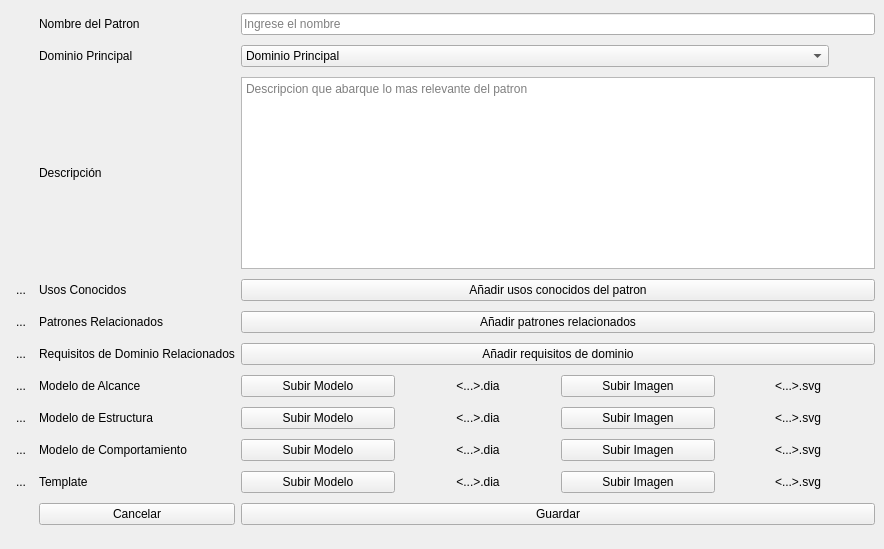
<?xml version="1.0" encoding="UTF-8"?>
<ui version="4.0">
 <class>Catalogaciondelpatron</class>
 <widget class="QMainWindow" name="Catalogaciondelpatron">
  <property name="geometry">
   <rect>
    <x>0</x>
    <y>0</y>
    <width>884</width>
    <height>549</height>
   </rect>
  </property>
  <property name="windowTitle">
   <string>MainWindow</string>
  </property>
  <widget class="QWidget" name="Catalogaciondelpatron_2">
   <layout class="QGridLayout" name="gridLayout">
    <item row="6" column="2">
     <widget class="QPushButton" name="pb_usosConocidos">
      <property name="text">
       <string>Añadir usos conocidos del patron</string>
      </property>
     </widget>
    </item>
    <item row="12" column="0">
     <widget class="QToolButton" name="tb_infoTemplate">
      <property name="text">
       <string>...</string>
      </property>
      <property name="icon">
       <iconset theme="system-help">
        <normaloff>../../../.designer/backup</normaloff>../../../.designer/backup</iconset>
      </property>
      <property name="popupMode">
       <enum>QToolButton::DelayedPopup</enum>
      </property>
      <property name="toolButtonStyle">
       <enum>Qt::ToolButtonIconOnly</enum>
      </property>
      <property name="autoRaise">
       <bool>true</bool>
      </property>
      <property name="arrowType">
       <enum>Qt::NoArrow</enum>
      </property>
     </widget>
    </item>
    <item row="9" column="1">
     <widget class="QLabel" name="lb_modeloAlcance">
      <property name="text">
       <string>Modelo de Alcance</string>
      </property>
     </widget>
    </item>
    <item row="11" column="1">
     <widget class="QLabel" name="lb_modeloComportamiento">
      <property name="text">
       <string>Modelo de Comportamiento</string>
      </property>
     </widget>
    </item>
    <item row="2" column="1">
     <widget class="QLabel" name="lb_dominio">
      <property name="text">
       <string>Dominio Principal</string>
      </property>
     </widget>
    </item>
    <item row="4" column="2">
     <widget class="QTextEdit" name="te_descripcion">
      <property name="sizePolicy">
       <sizepolicy hsizetype="Expanding" vsizetype="Fixed">
        <horstretch>0</horstretch>
        <verstretch>0</verstretch>
       </sizepolicy>
      </property>
      <property name="html">
       <string>&lt;!DOCTYPE HTML PUBLIC &quot;-//W3C//DTD HTML 4.0//EN&quot; &quot;http://www.w3.org/TR/REC-html40/strict.dtd&quot;&gt;
&lt;html&gt;&lt;head&gt;&lt;meta name=&quot;qrichtext&quot; content=&quot;1&quot; /&gt;&lt;style type=&quot;text/css&quot;&gt;
p, li { white-space: pre-wrap; }
&lt;/style&gt;&lt;/head&gt;&lt;body style=&quot; font-family:'Ubuntu'; font-size:11pt; font-weight:400; font-style:normal;&quot;&gt;
&lt;p style=&quot;-qt-paragraph-type:empty; margin-top:0px; margin-bottom:0px; margin-left:0px; margin-right:0px; -qt-block-indent:0; text-indent:0px;&quot;&gt;&lt;br /&gt;&lt;/p&gt;&lt;/body&gt;&lt;/html&gt;</string>
      </property>
      <property name="placeholderText">
       <string>Descripcion que abarque lo mas relevante del patron</string>
      </property>
     </widget>
    </item>
    <item row="7" column="1">
     <widget class="QLabel" name="lb_patronesRelacionados">
      <property name="text">
       <string>Patrones Relacionados</string>
      </property>
     </widget>
    </item>
    <item row="2" column="2">
     <layout class="QHBoxLayout" name="horizontalLayout">
      <item>
       <widget class="QComboBox" name="cb_Dominios">
        <item>
         <property name="text">
          <string>Dominio Principal</string>
         </property>
        </item>
        <item>
         <property name="text">
          <string>Dominio 1</string>
         </property>
        </item>
        <item>
         <property name="text">
          <string>Dominio 2</string>
         </property>
        </item>
       </widget>
      </item>
      <item>
       <widget class="QPushButton" name="pb_nuevoDominio">
        <property name="sizePolicy">
         <sizepolicy hsizetype="Fixed" vsizetype="Maximum">
          <horstretch>0</horstretch>
          <verstretch>0</verstretch>
         </sizepolicy>
        </property>
        <property name="text">
         <string/>
        </property>
        <property name="icon">
         <iconset theme="list-add">
          <normaloff>.</normaloff>.</iconset>
        </property>
        <property name="autoDefault">
         <bool>false</bool>
        </property>
        <property name="default">
         <bool>false</bool>
        </property>
        <property name="flat">
         <bool>true</bool>
        </property>
       </widget>
      </item>
     </layout>
    </item>
    <item row="7" column="2">
     <widget class="QPushButton" name="pb_patronesRealcionados">
      <property name="text">
       <string>Añadir patrones relacionados</string>
      </property>
     </widget>
    </item>
    <item row="0" column="2">
     <widget class="QLineEdit" name="le_nombre">
      <property name="placeholderText">
       <string>Ingrese el nombre</string>
      </property>
     </widget>
    </item>
    <item row="6" column="1">
     <widget class="QLabel" name="lb_usosConocidos">
      <property name="text">
       <string>Usos Conocidos</string>
      </property>
     </widget>
    </item>
    <item row="8" column="1">
     <widget class="QLabel" name="lb_requisitosDominioRelacionados">
      <property name="text">
       <string>Requisitos de Dominio Relacionados</string>
      </property>
     </widget>
    </item>
    <item row="9" column="2">
     <layout class="QHBoxLayout" name="horizontalLayout_2">
      <item>
       <widget class="QPushButton" name="pb_modeloAlcanceDia">
        <property name="text">
         <string>Subir Modelo</string>
        </property>
        <property name="icon">
         <iconset theme="document-new">
          <normaloff>.</normaloff>.</iconset>
        </property>
        <property name="checkable">
         <bool>false</bool>
        </property>
        <property name="checked">
         <bool>false</bool>
        </property>
        <property name="autoRepeat">
         <bool>false</bool>
        </property>
        <property name="autoExclusive">
         <bool>false</bool>
        </property>
        <property name="autoDefault">
         <bool>false</bool>
        </property>
        <property name="default">
         <bool>false</bool>
        </property>
        <property name="flat">
         <bool>false</bool>
        </property>
       </widget>
      </item>
      <item>
       <widget class="QLabel" name="lb_modeloAlcanceDia">
        <property name="text">
         <string>&lt;...&gt;.dia</string>
        </property>
        <property name="alignment">
         <set>Qt::AlignCenter</set>
        </property>
       </widget>
      </item>
      <item>
       <widget class="QPushButton" name="pb_modeloAlcanceSVG">
        <property name="text">
         <string>Subir Imagen</string>
        </property>
        <property name="icon">
         <iconset theme="document-new">
          <normaloff>.</normaloff>.</iconset>
        </property>
       </widget>
      </item>
      <item>
       <widget class="QLabel" name="lb_modeloAlcanceSVG">
        <property name="text">
         <string>&lt;...&gt;.svg</string>
        </property>
        <property name="alignment">
         <set>Qt::AlignCenter</set>
        </property>
       </widget>
      </item>
     </layout>
    </item>
    <item row="11" column="0">
     <widget class="QToolButton" name="tb_infoModeloComportamiento">
      <property name="text">
       <string>...</string>
      </property>
      <property name="icon">
       <iconset theme="system-help">
        <normaloff>../../../.designer/backup</normaloff>../../../.designer/backup</iconset>
      </property>
      <property name="popupMode">
       <enum>QToolButton::DelayedPopup</enum>
      </property>
      <property name="toolButtonStyle">
       <enum>Qt::ToolButtonIconOnly</enum>
      </property>
      <property name="autoRaise">
       <bool>true</bool>
      </property>
      <property name="arrowType">
       <enum>Qt::NoArrow</enum>
      </property>
     </widget>
    </item>
    <item row="9" column="0">
     <widget class="QToolButton" name="tb_infoModeloAlcance">
      <property name="text">
       <string>...</string>
      </property>
      <property name="icon">
       <iconset theme="system-help">
        <normaloff>../../../.designer/backup</normaloff>../../../.designer/backup</iconset>
      </property>
      <property name="popupMode">
       <enum>QToolButton::DelayedPopup</enum>
      </property>
      <property name="toolButtonStyle">
       <enum>Qt::ToolButtonIconOnly</enum>
      </property>
      <property name="autoRaise">
       <bool>true</bool>
      </property>
      <property name="arrowType">
       <enum>Qt::NoArrow</enum>
      </property>
     </widget>
    </item>
    <item row="13" column="1">
     <widget class="QPushButton" name="pb_cancelar">
      <property name="text">
       <string>Cancelar</string>
      </property>
      <property name="icon">
       <iconset theme="list-remove">
        <normaloff>.</normaloff>.</iconset>
      </property>
      <property name="flat">
       <bool>false</bool>
      </property>
     </widget>
    </item>
    <item row="8" column="2">
     <widget class="QPushButton" name="pb_requisitosDominiosRelacionados">
      <property name="text">
       <string>Añadir requisitos de dominio</string>
      </property>
     </widget>
    </item>
    <item row="10" column="2">
     <layout class="QHBoxLayout" name="horizontalLayout_4">
      <item>
       <widget class="QPushButton" name="pb_modeloEtructuraDia">
        <property name="text">
         <string>Subir Modelo</string>
        </property>
        <property name="icon">
         <iconset theme="document-new">
          <normaloff>.</normaloff>.</iconset>
        </property>
       </widget>
      </item>
      <item>
       <widget class="QLabel" name="lb_modeloEstructuraDIA">
        <property name="text">
         <string>&lt;...&gt;.dia</string>
        </property>
        <property name="alignment">
         <set>Qt::AlignCenter</set>
        </property>
       </widget>
      </item>
      <item>
       <widget class="QPushButton" name="pb_modeloEstructuraSVG">
        <property name="text">
         <string>Subir Imagen</string>
        </property>
        <property name="icon">
         <iconset theme="document-new">
          <normaloff>.</normaloff>.</iconset>
        </property>
        <property name="checkable">
         <bool>false</bool>
        </property>
        <property name="checked">
         <bool>false</bool>
        </property>
        <property name="autoRepeat">
         <bool>false</bool>
        </property>
        <property name="autoExclusive">
         <bool>false</bool>
        </property>
        <property name="autoDefault">
         <bool>false</bool>
        </property>
        <property name="default">
         <bool>false</bool>
        </property>
        <property name="flat">
         <bool>false</bool>
        </property>
       </widget>
      </item>
      <item>
       <widget class="QLabel" name="lb_modeloEstructuraSVG">
        <property name="text">
         <string>&lt;...&gt;.svg</string>
        </property>
        <property name="alignment">
         <set>Qt::AlignCenter</set>
        </property>
       </widget>
      </item>
     </layout>
    </item>
    <item row="12" column="1">
     <widget class="QLabel" name="lb_Template">
      <property name="text">
       <string>Template</string>
      </property>
     </widget>
    </item>
    <item row="11" column="2">
     <layout class="QHBoxLayout" name="horizontalLayout_5">
      <item>
       <widget class="QPushButton" name="pb_modeloComportamientoDia">
        <property name="text">
         <string>Subir Modelo</string>
        </property>
        <property name="icon">
         <iconset theme="document-new">
          <normaloff>.</normaloff>.</iconset>
        </property>
        <property name="checkable">
         <bool>false</bool>
        </property>
        <property name="checked">
         <bool>false</bool>
        </property>
        <property name="autoRepeat">
         <bool>false</bool>
        </property>
        <property name="autoExclusive">
         <bool>false</bool>
        </property>
        <property name="autoDefault">
         <bool>false</bool>
        </property>
        <property name="default">
         <bool>false</bool>
        </property>
        <property name="flat">
         <bool>false</bool>
        </property>
       </widget>
      </item>
      <item>
       <widget class="QLabel" name="lb_ModeloComportamientoDIA">
        <property name="text">
         <string>&lt;...&gt;.dia</string>
        </property>
        <property name="alignment">
         <set>Qt::AlignCenter</set>
        </property>
       </widget>
      </item>
      <item>
       <widget class="QPushButton" name="pb_modeloComportamientoSVG">
        <property name="text">
         <string>Subir Imagen</string>
        </property>
        <property name="icon">
         <iconset theme="document-new">
          <normaloff>.</normaloff>.</iconset>
        </property>
        <property name="checkable">
         <bool>false</bool>
        </property>
        <property name="checked">
         <bool>false</bool>
        </property>
        <property name="autoRepeat">
         <bool>false</bool>
        </property>
        <property name="autoExclusive">
         <bool>false</bool>
        </property>
        <property name="autoDefault">
         <bool>false</bool>
        </property>
        <property name="default">
         <bool>false</bool>
        </property>
        <property name="flat">
         <bool>false</bool>
        </property>
       </widget>
      </item>
      <item>
       <widget class="QLabel" name="lb_ModeloComportamientoSVG">
        <property name="text">
         <string>&lt;...&gt;.svg</string>
        </property>
        <property name="alignment">
         <set>Qt::AlignCenter</set>
        </property>
       </widget>
      </item>
     </layout>
    </item>
    <item row="4" column="1">
     <widget class="QLabel" name="lb_descripcion">
      <property name="text">
       <string>Descripción</string>
      </property>
     </widget>
    </item>
    <item row="7" column="0">
     <widget class="QToolButton" name="tb_infoPatronesRelacionados">
      <property name="text">
       <string>...</string>
      </property>
      <property name="icon">
       <iconset theme="system-help">
        <normaloff>../../../.designer/backup</normaloff>../../../.designer/backup</iconset>
      </property>
      <property name="popupMode">
       <enum>QToolButton::DelayedPopup</enum>
      </property>
      <property name="toolButtonStyle">
       <enum>Qt::ToolButtonIconOnly</enum>
      </property>
      <property name="autoRaise">
       <bool>true</bool>
      </property>
      <property name="arrowType">
       <enum>Qt::NoArrow</enum>
      </property>
     </widget>
    </item>
    <item row="0" column="1">
     <widget class="QLabel" name="lb_nombrePatron">
      <property name="text">
       <string>Nombre del Patron</string>
      </property>
     </widget>
    </item>
    <item row="10" column="0">
     <widget class="QToolButton" name="tb_infoModeloEstructura">
      <property name="text">
       <string>...</string>
      </property>
      <property name="icon">
       <iconset theme="system-help">
        <normaloff>../../../.designer/backup</normaloff>../../../.designer/backup</iconset>
      </property>
      <property name="popupMode">
       <enum>QToolButton::DelayedPopup</enum>
      </property>
      <property name="toolButtonStyle">
       <enum>Qt::ToolButtonIconOnly</enum>
      </property>
      <property name="autoRaise">
       <bool>true</bool>
      </property>
      <property name="arrowType">
       <enum>Qt::NoArrow</enum>
      </property>
     </widget>
    </item>
    <item row="6" column="0">
     <widget class="QToolButton" name="tb_infoUsosConocidos">
      <property name="text">
       <string>...</string>
      </property>
      <property name="icon">
       <iconset theme="system-help">
        <normaloff>../../../.designer/backup</normaloff>../../../.designer/backup</iconset>
      </property>
      <property name="popupMode">
       <enum>QToolButton::DelayedPopup</enum>
      </property>
      <property name="toolButtonStyle">
       <enum>Qt::ToolButtonIconOnly</enum>
      </property>
      <property name="autoRaise">
       <bool>true</bool>
      </property>
      <property name="arrowType">
       <enum>Qt::NoArrow</enum>
      </property>
     </widget>
    </item>
    <item row="8" column="0">
     <widget class="QToolButton" name="tb_infoRequisitosDominio">
      <property name="enabled">
       <bool>true</bool>
      </property>
      <property name="text">
       <string>...</string>
      </property>
      <property name="icon">
       <iconset theme="system-help">
        <normaloff>../../../.designer/backup</normaloff>../../../.designer/backup</iconset>
      </property>
      <property name="popupMode">
       <enum>QToolButton::DelayedPopup</enum>
      </property>
      <property name="toolButtonStyle">
       <enum>Qt::ToolButtonIconOnly</enum>
      </property>
      <property name="autoRaise">
       <bool>true</bool>
      </property>
      <property name="arrowType">
       <enum>Qt::NoArrow</enum>
      </property>
     </widget>
    </item>
    <item row="10" column="1">
     <widget class="QLabel" name="lb_modeloEstructura">
      <property name="text">
       <string>Modelo de Estructura </string>
      </property>
     </widget>
    </item>
    <item row="13" column="2">
     <widget class="QPushButton" name="pb_guardar">
      <property name="text">
       <string>Guardar</string>
      </property>
      <property name="icon">
       <iconset theme="document-save">
        <normaloff>.</normaloff>.</iconset>
      </property>
     </widget>
    </item>
    <item row="12" column="2">
     <layout class="QHBoxLayout" name="horizontalLayout_6">
      <item>
       <widget class="QPushButton" name="pb_TemplateDia">
        <property name="text">
         <string>Subir Modelo</string>
        </property>
        <property name="icon">
         <iconset theme="document-new">
          <normaloff>.</normaloff>.</iconset>
        </property>
        <property name="checkable">
         <bool>false</bool>
        </property>
        <property name="checked">
         <bool>false</bool>
        </property>
        <property name="autoRepeat">
         <bool>false</bool>
        </property>
        <property name="autoExclusive">
         <bool>false</bool>
        </property>
        <property name="autoDefault">
         <bool>false</bool>
        </property>
        <property name="default">
         <bool>false</bool>
        </property>
        <property name="flat">
         <bool>false</bool>
        </property>
       </widget>
      </item>
      <item>
       <widget class="QLabel" name="lb_TemplateDIA">
        <property name="text">
         <string>&lt;...&gt;.dia</string>
        </property>
        <property name="alignment">
         <set>Qt::AlignCenter</set>
        </property>
       </widget>
      </item>
      <item>
       <widget class="QPushButton" name="pb_TemplateSVG">
        <property name="text">
         <string>Subir Imagen</string>
        </property>
        <property name="icon">
         <iconset theme="document-new">
          <normaloff>.</normaloff>.</iconset>
        </property>
        <property name="checkable">
         <bool>false</bool>
        </property>
        <property name="checked">
         <bool>false</bool>
        </property>
        <property name="autoRepeat">
         <bool>false</bool>
        </property>
        <property name="autoExclusive">
         <bool>false</bool>
        </property>
        <property name="autoDefault">
         <bool>false</bool>
        </property>
        <property name="default">
         <bool>false</bool>
        </property>
        <property name="flat">
         <bool>false</bool>
        </property>
       </widget>
      </item>
      <item>
       <widget class="QLabel" name="lb_ModeloComportamientoSVG_2">
        <property name="text">
         <string>&lt;...&gt;.svg</string>
        </property>
        <property name="alignment">
         <set>Qt::AlignCenter</set>
        </property>
       </widget>
      </item>
     </layout>
    </item>
   </layout>
  </widget>
 </widget>
 <resources/>
 <connections/>
</ui>
